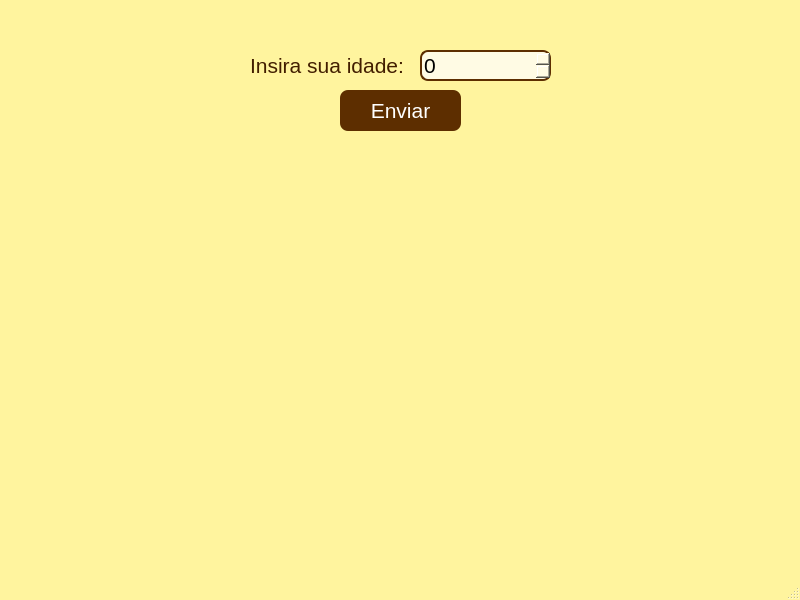
<?xml version="1.0" encoding="UTF-8"?>
<ui version="4.0">
 <class>MainWindow</class>
 <widget class="QMainWindow" name="MainWindow">
  <property name="geometry">
   <rect>
    <x>0</x>
    <y>0</y>
    <width>800</width>
    <height>600</height>
   </rect>
  </property>
  <property name="windowTitle">
   <string>MainWindow</string>
  </property>
  <property name="styleSheet">
   <string notr="true">QMainWindow{
	background-color: rgb(255, 244, 158)
}

QLabel{
	color: rgb(66, 30, 0)
}

QPushButton{
	background-color: rgb(93, 46, 0);
	color: rgb(255, 255, 255);
	border-radius: 8px
}

QPushButton:hover{
	background-color:rgb(117, 58, 0);
}

QSpinBox{
	background-color: rgb(255, 251, 228);
	border: 2px solid  rgb(93, 46, 0);
	border-radius: 8px;
}</string>
  </property>
  <widget class="QWidget" name="centralwidget">
   <widget class="QPushButton" name="pushButton">
    <property name="geometry">
     <rect>
      <x>340</x>
      <y>90</y>
      <width>121</width>
      <height>41</height>
     </rect>
    </property>
    <property name="font">
     <font>
      <pointsize>16</pointsize>
     </font>
    </property>
    <property name="text">
     <string>Enviar</string>
    </property>
   </widget>
   <widget class="QLabel" name="label">
    <property name="geometry">
     <rect>
      <x>30</x>
      <y>150</y>
      <width>741</width>
      <height>391</height>
     </rect>
    </property>
    <property name="text">
     <string/>
    </property>
    <property name="pixmap">
     <pixmap>../GerarImagem/images.jpg</pixmap>
    </property>
    <property name="scaledContents">
     <bool>true</bool>
    </property>
   </widget>
   <widget class="QSpinBox" name="spinBox">
    <property name="geometry">
     <rect>
      <x>420</x>
      <y>50</y>
      <width>131</width>
      <height>31</height>
     </rect>
    </property>
    <property name="font">
     <font>
      <pointsize>16</pointsize>
     </font>
    </property>
   </widget>
   <widget class="QLabel" name="label_2">
    <property name="geometry">
     <rect>
      <x>250</x>
      <y>50</y>
      <width>181</width>
      <height>31</height>
     </rect>
    </property>
    <property name="font">
     <font>
      <pointsize>16</pointsize>
     </font>
    </property>
    <property name="text">
     <string>Insira sua idade:</string>
    </property>
   </widget>
  </widget>
  <widget class="QMenuBar" name="menubar">
   <property name="geometry">
    <rect>
     <x>0</x>
     <y>0</y>
     <width>800</width>
     <height>21</height>
    </rect>
   </property>
  </widget>
  <widget class="QStatusBar" name="statusbar"/>
 </widget>
 <resources/>
 <connections/>
</ui>
